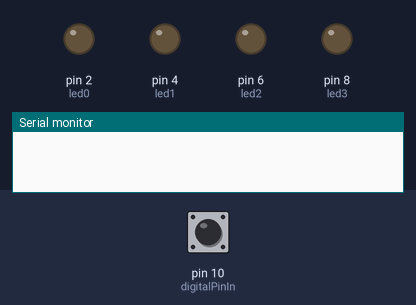
The sketch below on a simulated Arduino Uno, built with avr-gcc and run on an emulated ATmega328P. On the bench: output pins drawn as LEDs (lit = HIGH), the last lines printed to the serial monitor. The test bench sets the inputs (shaded band); at power-on: pin 10 (digitalPinIn) HIGH.

Above: at 1.2 s.
1.3 s: pin 10 (digitalPinIn) driven LOW
2.8 s: pin 10 (digitalPinIn) driven HIGH
At 3.9 s:
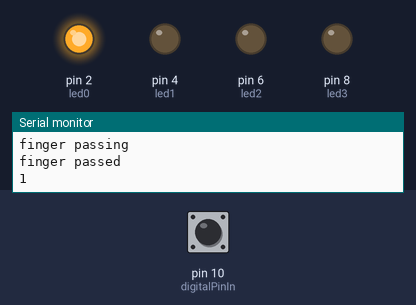
4.3 s: pin 10 (digitalPinIn) pulsed LOW 5 times (0.12 s each, 0.3 s apart)
At 6.8 s:
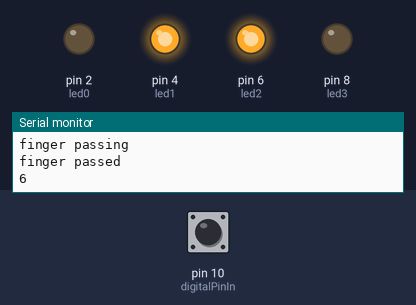
7.3 s: pin 10 (digitalPinIn) pulsed LOW 2 times (0.12 s each, 0.3 s apart)
At 8.5 s:
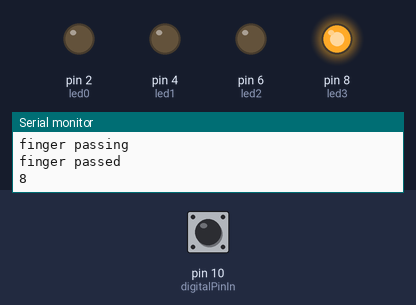
Timing chart, 0 to 10.3 s (numbered marks = the images above; inputs shaded):
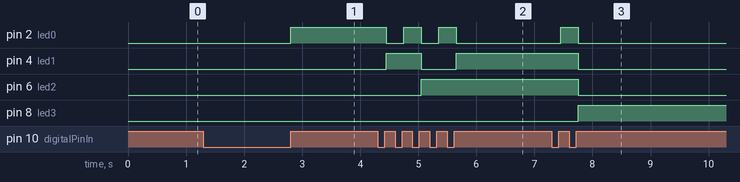

Measured:
- after the input at 2.8 s, pin 2 (led0): LOW → HIGH at once
- after the input at 4.3 s, pin 2 (led0): alternates HIGH for 0.30 s and LOW for 0.30 s, 5 changes in all, then stays LOW, starting after 0.15 s; pin 4 (led1): LOW → HIGH after 0.15 s, → LOW 0.60 s later, → HIGH 0.60 s later; pin 6 (led2): LOW → HIGH after 0.75 s
- after the input at 7.3 s, pin 2 (led0): LOW → HIGH after 0.15 s, → LOW 0.30 s later; pin 4 (led1), pin 6 (led2): HIGH → LOW after 0.46 s; pin 8 (led3): LOW → HIGH after 0.46 s

The sketch:

software.ino
```cpp
// Gauri Prasad, Tim Hoer, Jocelyn Corey
// Finger Tremor Project

int led0 = 2;
int led1 = 4;
int led2 = 6;
int led3 = 8;

int digitalPinIn = 10;
//int resetPinIn = 12;

int currRead = 0;
int prevRead = 0;
int resetRead = -1;

int count = 0;
boolean changeOccurred = 0;

void setup() {
  Serial.begin(9600);
  computeBits(count);
  pinMode(led0, OUTPUT); // green
  pinMode(led1, OUTPUT); // orange
  pinMode(led2, OUTPUT); // red
  pinMode(led3, OUTPUT); // yellow
//  pinMode(resetPinIn, INPUT);
  pinMode(digitalPinIn, INPUT);
  prevRead = digitalRead(digitalPinIn);
}

void loop() {
  // read current state
  currRead = digitalRead(digitalPinIn);
//  resetRead = digitalRead(resetPinIn);
//  Serial.println(resetRead);
//  Serial.println(currRead);
  // high to low, a finger is passing the photoresistor
  if (!(changeOccurred) && (currRead == 0) && (prevRead == 1)){
    Serial.println("finger passing");
    changeOccurred = 1;
  }

  // low to high, a finger finished passing the photoresistor
  if ((changeOccurred) && (currRead == 1) && (prevRead == 0)){
    Serial.println("finger passed");
    count+=1;
    Serial.println(count);
    computeBits(count);
    changeOccurred = 0;
  }

  if (count == 16){
    backToOne();
  }

  prevRead = currRead;
  delay(50);
}

void backToOne(){
  digitalWrite(led0, HIGH);
  digitalWrite(led1, LOW);
  digitalWrite(led2, LOW);
  digitalWrite(led3, LOW);
  count = 1;
}

void reset(){
  digitalWrite(led0, LOW);
  digitalWrite(led1, LOW);
  digitalWrite(led2, LOW);
  digitalWrite(led3, LOW);
  count = 0;
}

void computeBits(int c){
  boolean bit0 = bitRead(c,0);
  changeLEDState(bit0, led0);
  boolean bit1 = bitRead(c,1);
  changeLEDState(bit1, led1);
  boolean bit2 = bitRead(c,2);
  changeLEDState(bit2, led2);
  boolean bit3 = bitRead(c,3);
  changeLEDState(bit3, led3);
}

void changeLEDState(boolean bitValue, int LEDNum){
  if (bitValue){
    digitalWrite(LEDNum, HIGH);
  }
  else{
    digitalWrite(LEDNum, LOW);
  }
}
```
